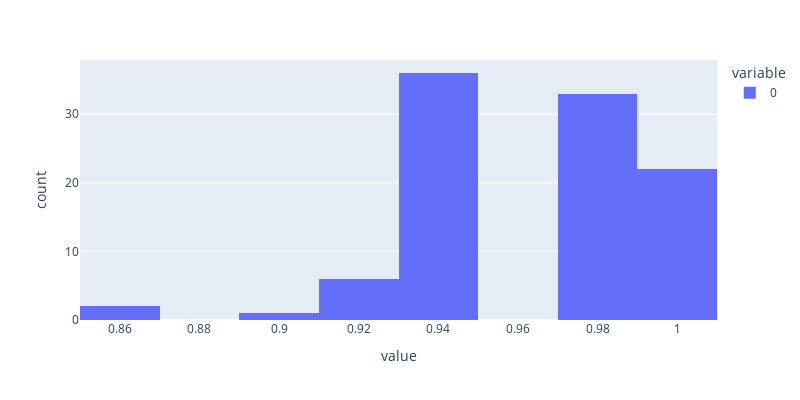
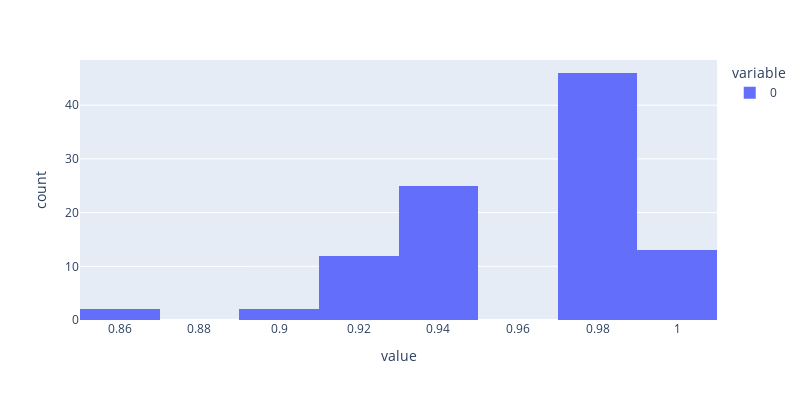

Notebook source saved alongside these figures, in order:
### Code cell
fig = px.histogram(scores_test_no_strat, nbins = 10, height=400, width=800)
fig.show()

fig = px.histogram(scores_test_strat, nbins = 10, height=400, width=800)
fig.show()

### Figure 1 — Plotly figure (JSON) as saved in the notebook; plotly's stock layout.template omitted (floating-point values rounded to 4 significant figures)
{"data": [{"alignmentgroup": "True", "bingroup": "x", "hovertemplate": "variable=0<br>value=%{x}<br>count=%{y}<extra></extra>", "legendgroup": "0", "marker": {"color": "#636efa", "pattern": {"shape": ""}}, "name": "0", "nbinsx": 10, "offsetgroup": "0", "orientation": "v", "showlegend": true, "type": "histogram", "x": [0.9474, 0.9474, 1, 0.9474, 0.9474, 0.9474, 0.9211, 1, 0.9737, 0.8684, 0.9474, 0.9474, 0.9474, 0.9737, 0.9737, 0.9737, 0.9737, 0.9474, 0.9737, 1, 0.9737, 0.9737, 1, 0.9211, 0.9474, 1, 0.9737, 0.9474, 0.9737, 0.9474, 0.9474, 1, 1, 0.9737, 1, 0.9474, 0.9737, 0.9737, 1, 0.9737, 0.9737, 0.9211, 0.9474, 0.9737, 0.9474, 1, 0.9737, 0.9737, 0.9474, 0.9737, 1, 0.9737, 0.9474, 0.9474, 0.9474, 0.9737, 0.8947, 1, 0.9474, 0.9474, 0.9474, 0.8684, 0.9474, 0.9474, 0.9737, 0.9737, 0.9737, 0.9737, 0.9474, 0.9737, 0.9737, 1, 0.9737, 0.9474, 1, 0.9474, 0.9474, 0.9737, 0.9211, 0.9474, 0.9474, 1, 0.9211, 0.9737, 1, 0.9211, 0.9737, 1, 0.9737, 1, 1, 1, 0.9474, 0.9474, 0.9474, 0.9474, 0.9474, 1, 1, 0.9737], "xaxis": "x", "yaxis": "y"}], "layout": {"barmode": "relative", "height": 400, "legend": {"title": {"text": "variable"}, "tracegroupgap": 0}, "margin": {"t": 60}, "width": 800, "xaxis": {"anchor": "y", "domain": [0, 1], "title": {"text": "value"}}, "yaxis": {"anchor": "x", "domain": [0, 1], "title": {"text": "count"}}}}

### Figure 2 — Plotly figure (JSON) as saved in the notebook; plotly's stock layout.template omitted (floating-point values rounded to 4 significant figures)
{"data": [{"alignmentgroup": "True", "bingroup": "x", "hovertemplate": "variable=0<br>value=%{x}<br>count=%{y}<extra></extra>", "legendgroup": "0", "marker": {"color": "#636efa", "pattern": {"shape": ""}}, "name": "0", "nbinsx": 10, "offsetgroup": "0", "orientation": "v", "showlegend": true, "type": "histogram", "x": [0.9211, 0.9737, 1, 0.9474, 0.9737, 0.9737, 0.9737, 0.9474, 0.9737, 0.9474, 0.9211, 0.9737, 1, 0.9474, 0.9737, 0.9737, 0.9737, 0.9737, 0.9737, 0.9737, 0.9474, 0.9737, 0.9474, 0.9474, 1, 0.9474, 0.9737, 0.9737, 0.9737, 0.9737, 1, 0.9737, 0.9737, 0.9737, 0.9474, 0.9474, 1, 0.9737, 0.9474, 0.9211, 0.9474, 0.9474, 0.9737, 0.9737, 0.9737, 0.8684, 1, 0.9737, 0.9737, 1, 0.9737, 0.9737, 0.9474, 0.9211, 0.9211, 0.9737, 0.9737, 0.9737, 0.9737, 0.9211, 0.9737, 0.9474, 0.9737, 0.9474, 0.9474, 0.9737, 0.9211, 0.9211, 0.9474, 0.9474, 0.9737, 1, 0.9474, 0.9211, 0.9737, 1, 1, 1, 0.9737, 0.9737, 0.9474, 0.9737, 0.9737, 1, 0.9474, 1, 0.9474, 0.9737, 0.9737, 0.9474, 0.9211, 0.9474, 0.9737, 0.9211, 0.8947, 0.8947, 0.9211, 0.9737, 0.9737, 0.8684], "xaxis": "x", "yaxis": "y"}], "layout": {"barmode": "relative", "height": 400, "legend": {"title": {"text": "variable"}, "tracegroupgap": 0}, "margin": {"t": 60}, "width": 800, "xaxis": {"anchor": "y", "domain": [0, 1], "title": {"text": "value"}}, "yaxis": {"anchor": "x", "domain": [0, 1], "title": {"text": "count"}}}}
